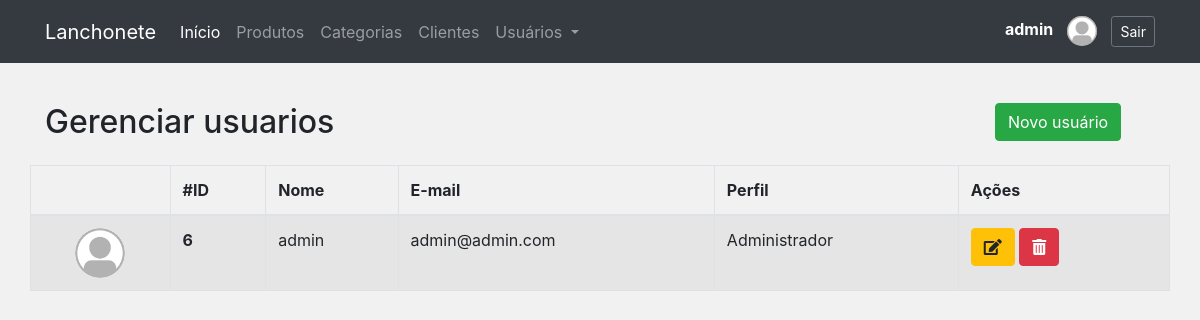
The app's page /usuarios.php (signed in) with its own data.
### tables this page shows
CREATE TABLE `usuarios` (
  `id` int(11) NOT NULL,
  `nome` varchar(100) NOT NULL,
  `email` varchar(100) NOT NULL,
  `senha` varchar(100) NOT NULL,
  `imagem` varchar(255) DEFAULT NULL,
  `perfil_id` int(11) DEFAULT NULL
);

CREATE TABLE `perfis` (
  `id` int(11) NOT NULL,
  `descricao` varchar(45) NOT NULL COMMENT 'Esta tabela armazenará todos os perfis que o sistema possa necessitar.',
  `status` char(1) NOT NULL DEFAULT '1'
);

### includes/funcoes.php (called while the page is built, shortened)
<?php
function retornaControle($controle = '')
{
	$permissoes = [];
	foreach($_SESSION['permissoes'] as $key => $data) {
	    if(array_search($controle, $_SESSION['permissoes'][$key])) {
			$permissoes = $_SESSION['permissoes'][$key];
			break;
		}
	}
	return $permissoes;
}

### classes/Model.php (called while the page is built, shortened)
<?php
require 'Conexao.php';
class Model
{
	public function __construct()
	{
		$conexao = new Conexao();
		$this->db = $conexao->conectar();
	}
}

### classes/Conexao.php (called while the page is built, shortened)
<?php
class Conexao
{
	private $host;
	private $user;
	private $password;
	public function __construct() {
		$this->host = 'mysql:host=localhost;dbname=lanchonete_api';
		$this->user = 'root';
		$this->password = '';
	}
    public function conectar() {
    	try {
			$conn = new PDO(
							$this->host,
							$this->user,
							$this->password
						);
			return $conn;
		} catch (PDOException $e) {
			echo 'Erro na conexao. Erro reportado: ' . $e->getMessage();
			exit;
		}
    }
}

### classes/UsuarioDAO.php (called while the page is built, shortened)
<?php
require_once 'Model.php';
class UsuarioDAO extends Model
{
    public function __construct()
    {
     	$this->class = 'Usuario';
     	$this->tabela = 'usuarios';
    }
    public function listarUsuarios($condicao = '')
    {
        $where = '';
        $sql = "SELECT u.*, p.descricao as perfil FROM {$this->tabela} u
                LEFT JOIN perfis p ON p.id = u.perfil_id
                {$where}";
        $stmt = $this->db->prepare($sql);
        $stmt->setFetchMode(PDO::FETCH_CLASS, $this->class);
        $stmt->execute();
        return $stmt->fetchAll();
    }
}

### classes/Usuario.php (called while the page is built, shortened)
<?php
class Usuario
{
	private $id;
	private $nome;
	private $email;
    private $imagem;
    public function getId()
    {
        return $this->id;
    }
    public function getNome()
    {
        return $this->nome;
    }
    public function getEmail()
    {
        return $this->email;
    }
    public function getImagem()
    {
        return $this->imagem;
    }
}

### usuarios.php (the view, shortened to what this page needs)
<?php include './layout/header.php'; ?>
<?php include './layout/menu.php'; ?>
<?php
$permissoes = retornaControle('usuario');
require 'classes/Usuario.php';
require 'classes/UsuarioDAO.php';
$usuarioDAO = new UsuarioDAO();
$usuarios = $usuarioDAO->listarUsuarios();
?>
<div class="row" style="margin-top:40px">
	<div class="col-10">
		<h2>Gerenciar usuarios</h2>
	</div>
	<?php if($permissoes['insert']): ?>
	<div class="col-2">
		<a href="form_usuario.php" class="btn btn-success">Novo usuário</a>
	</div>
	<?php endif; ?>
</div>
<div class="row">
	<table class="table table-hover table-bordered table-striped table-responsive-lg">
		<thead>
			<tr>
				<th></th>
				<th>#ID</th>
				<th>Nome</th>
				<th>E-mail</th>
				<th>Perfil</th>
				<th>Ações</th>
			</tr>
		</thead>
		<tbody>
			<?php foreach($usuarios as $usuario){ ?>
			<tr>
				<td class="text-center">
					<img src="/assets/img/usuarios/<?= ($usuario->getImagem() != '' && file_exists('assets/img/usuarios/'.$usuario->getImagem()) ? $usuario->getImagem() : 'usuario.png') ?>" alt="" width="50" class="rounded-circle">
				</td>
				<th><?= $usuario->getId() ?></th>
				<td><?= $usuario->getNome() ?></td>
				<td><?= $usuario->getEmail() ?></td>
				<td><?= $usuario->perfil ?></td>
				<td>
					<?php if($permissoes['update'] || $permissoes['show']): ?>
					<a href="form_usuario.php?id=<?= $usuario->getId() ?>"  class="btn btn-warning"  data-toggle="tooltip" title="Editar usuário"><i class="fas fa-edit"></i></a>
					<?php endif; ?>
					<?php if($permissoes['delete']): ?>
						<a href="controle_usuario.php?acao=deletar&id=<?= $usuario->getId() ?>" onclick="return confirm('Deseja realmente excluir?')" class="btn btn-danger" data-toggle="tooltip" title="Remover usuário">
							<i class="fas fa-trash-alt"></i>
						</a>
					<?php endif; ?>
				</td>
			</tr>
			<?php } ?>
		</tbody>
	</table>
</div>
<?php include './layout/footer.php'; ?>

### assets/css/estilo.css (style rules this page uses)
body { background: #f1f1f1; }
.row { margin-bottom: 15px; }

### assets/css/all.css (style rules this page uses)
.fa, .fas, .far, .fal, .fad, .fab { -moz-osx-font-smoothing: grayscale; -webkit-font-smoothing: antialiased; display: inline-block; font-style: normal; font-variant: normal; text-rendering: auto; line-height: 1; }
.fa-edit:before { content: "\f044"; }
.fa-trash-alt:before { content: "\f2ed"; }
.fa, .fas { font-family: 'Font Awesome 5 Free'; font-weight: 900; }

### records on screen
usuarios: id "6", nome "admin", email "admin@admin.com", perfil.descricao "Administrador"

### other values on screen
$_SESSION['nome'] "admin"
